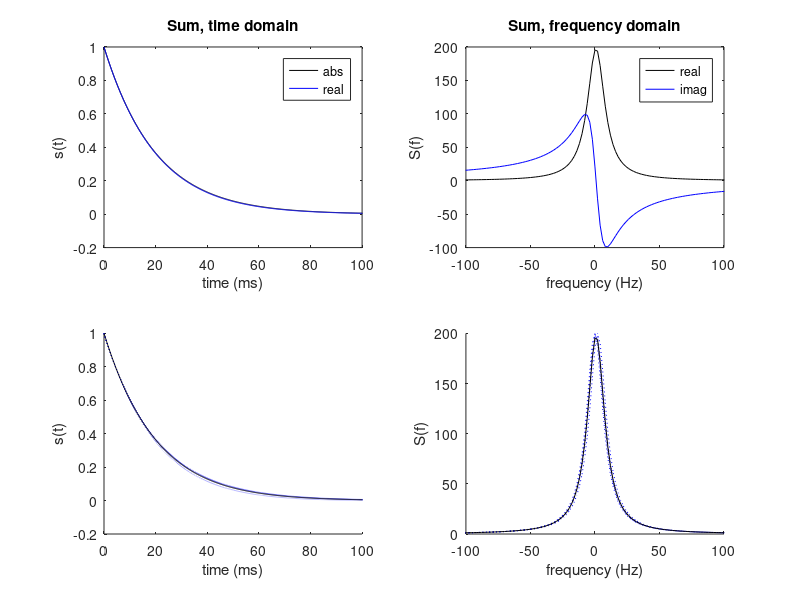

This figure's MATLAB source:
% Simulate a Lorentzian lineshape 
% This is done by simulating a exponentially decaying complex sinusoid in the time domain and 
% performing an FT to look at the Lorentzian in the frequency domain. 
% For speed, this code uses an analytical expression for the free induction decay. 
% This could also be done using a numerical solution of the Bloch eqns

% Sample in rotating frame (don't need to sample very fast)
dt = 0.0001;
timeax = 0:dt:0.5;

% Now simulate an exponentially decaying sinusoid
T2 = 0.020; % 100 ms 
R2 = 1/T2;
S0 = 1; % Initial signal at t=0
offset = 0; % Hz. Let it be a little off-resonance

% Consider a group of Ni isochromats, each with a discrete off-resonance
% value. The offsets will be normally distributed around zero, with a stdev
% of X Hz
Ni = 4;
spreadHz = 1; 
offsetsHz = randn(1,Ni) .* spreadHz;

% Calculate the time-domain signal in the rotating frame
% Create an array of FID signals
fid_array = zeros(size(timeax,2), Ni);
for idx=1:Ni
   fid_array(:,idx) = S0 .* exp(-timeax .* R2) .* exp(-1j * 2 * pi * offsetsHz(idx) * timeax);     
end

% Sum them and normalize
fid_sum = sum(fid_array,2) / Ni;

% Convert to spectral domain
% Before a FT we scale the first point by 1/2. Long story, will explain
% later.....
tmp = fid_array;
tmp(1,:) = tmp(1,:) * 0.5;
spec_array = fftshift(fft(tmp,[],1)); % Notice the shifting
spec_sum = sum(spec_array,2) / Ni;

% Calculate the frequency domain axis
SW = 1/dt; % Hz
Npoints = size(timeax,2);
dFreq = SW/(Npoints-1); % Hz
freqax = -SW/2:dFreq:SW/2;

% Display results
figure(1)
clf
subplot(2,2,1)
plot(timeax.*1000, abs(fid_sum), 'k', ...
    timeax.*1000, real(fid_sum), 'b');
set(gca, 'ylim', [-.2, 1]);
set(gca, 'xlim', [0, 100]);

legend('abs', 'real');
xlabel('time (ms)')
ylabel('s(t)');
title('Sum, time domain')

subplot(2,2,2)
plot(freqax, real(spec_sum), 'k', ...
    freqax, imag(spec_sum), 'b');
set(gca, 'xlim', [-100 100]); % zoom in a bit
legend('real', 'imag')
xlabel('frequency (Hz)')
ylabel('S(f)');
title('Sum, frequency domain')

subplot(2,2,3)
hold on
for idx=1:Ni
    plot(timeax.*1000, real(fid_array(:,idx)), ':b');
end
plot(timeax.*1000, real(fid_sum), 'k');
set(gca, 'ylim', [-.2, 1]);
set(gca, 'xlim', [0, 100]);
xlabel('time (ms)')
ylabel('s(t)');
hold off

subplot(2,2,4)
hold on
for idx=1:Ni
    tmpfid = fid_array(:,idx);
    tmpfid(1) = tmpfid(1).*0.5; 
    spec = fftshift(fft(tmpfid));    
    plot(freqax, real(spec), ':b');
end
plot(freqax, real(spec_sum), 'k');
set(gca, 'xlim', [-100 100]); % zoom in a bit
xlabel('frequency (Hz)')
ylabel('S(f)');
hold off

zoom on % makes measurement easier

